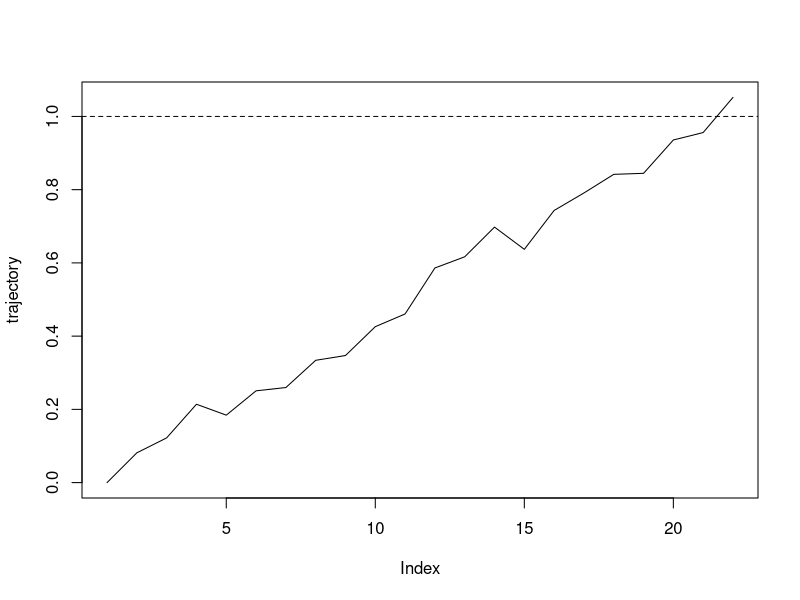

Reproduce this figure in R.
## ---- chunk 1
knitr::opts_chunk$set(
  collapse = TRUE,
  comment = "#>",
  fig.path = "./develop-custom-model/",
  dev = "svg",
  fig.ext = "svg"
)
## ---- chunk 2
set.seed(1)

threshold <- 1
drift <- 0.05
evidence <- 0
trajectory <- c(evidence)

sign <- 1

while (abs(evidence) < threshold) {
  
  noise <- abs(rnorm(1, sd=0.05))        # absolute noise
  noise <- noise * sign         # enforce opposite direction
  
  evidence <- evidence + drift + noise
  trajectory <- c(trajectory, evidence)
  
  sign <- -sign                 # flip sign each step
}

plot(trajectory, type = "l")
abline(h = c(-threshold, threshold), lty = 2)
